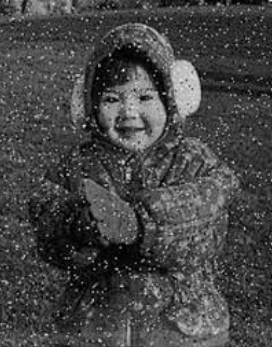
#> input picture imgsaula06/1.png, 272 x 347 px
$ jupyter execute aula06.ipynb   (older library calls are emulated)
#> lines starting #> are read from the running program, lines starting #| are printed output that depends on the picture
<h2><b>Sinal Contínuo</b></h2>

[cell 1]
import numpy as np
import matplotlib.pyplot as plt

tempo_v = np.linspace(0, 1, 1000)
freq_sinal = 20
sinal_cont = np.sin(2*np.pi*freq_sinal*tempo_v)

<h5><em>Transformada de Fourier</em></h5>

[cell 2]
frequen = np.fft.fftfreq(len(tempo_v), tempo_v[1] - tempo_v[0])

<h5><em>Filtragem</b></h5>

[cell 3]
ruido = 0.5 * np.random.randn(len(tempo_v))
sinal_com_ruido = sinal_cont + ruido

freq_cort = 15
transform = np.fft.fft(sinal_com_ruido)
transform[frequen > freq_cort] = 0
sinal_filter = np.fft.ifft(transform)

<h5><em>Análise Espectral</em></h5>

[cell 4]
espectro = np.abs(transform)

<h1>PLOT</h1>

[cell 5]
plt.figure(figsize=(8, 6))
plt.plot(frequen, espectro)
plt.plot(tempo_v, sinal_cont, label="Sinal Original")
plt.plot(tempo_v, sinal_com_ruido, 'r', label="Sinal com Ruído")
plt.plot(tempo_v, sinal_filter, 'g', label="Sinal Filtrado")
plt.legend()
plt.xlabel('Frequência (Hz)')
plt.ylabel('Magnitude')
plt.title('Sinal')
plt.grid(True)
plt.show()
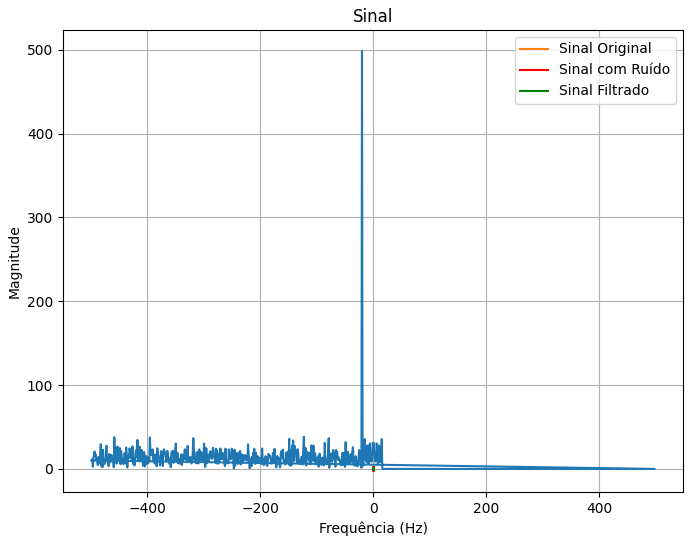
#> figure drawn by matplotlib, 1 panel; curve peaks at x = 0.513, y = 1; curve peaks at x = 0.465, y = 2.14

<h1><b>Aperfeiçoamento das imagens</b></h1>

<h5><em>Imagem 1</em></h5>

[cell 6]
import cv2
import numpy as np
import matplotlib.pyplot as plt

img = cv2.imread('./imgsaula06/1.png')
#> img is the input picture: shape (347, 272, 3); mean B, G, R 69.4, 69.4, 69.4

imagem_gray = cv2.cvtColor(img, cv2.COLOR_BGR2GRAY)
img_sem_ruido = cv2.medianBlur(imagem_gray, 5)
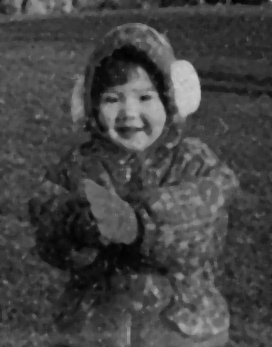
#> img_sem_ruido: shape (347, 272); min 2, max 205, mean 67.6

plt.figure(figsize=(6, 4))
plt.imshow(img, cmap="gray")
plt.title('Antes Imagem 1')
plt.axis('off')
plt.show()

plt.figure(figsize=(6, 4))
plt.imshow(img_sem_ruido, cmap="gray")
plt.title('Depois Imagem 1')
plt.axis('off')
plt.show()

<h5><em>Imagem 2</em></h5>

[cell 7]
img2 = cv2.imread('./imgsaula06/2.png')
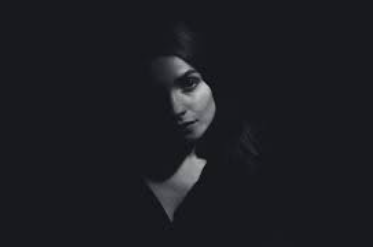
#> input picture imgsaula06/2.png, 373 x 247 px
#> img2 is the input picture: shape (247, 373, 3); mean B, G, R 33.6, 28.6, 27.6

img_filter = cv2.GaussianBlur(img2, (5, 5), 0)
imagem_normalizada = cv2.normalize(img_filter, None, alpha=0, beta=1, norm_type=cv2.NORM_MINMAX, dtype=cv2.CV_32F)

plt.figure(figsize=(5, 3))
plt.imshow(img2, cmap="gray")
plt.title('Antes Imagem 2')
plt.axis('off')
plt.show()

plt.figure(figsize=(5, 3))
plt.imshow(imagem_normalizada, cmap="gray")
plt.title('Depois Imagem 2')
plt.axis('off')
plt.show()

<h5><em>Imagem 3</em></h5>

[cell 8]
img3 = cv2.imread('./imgsaula06/3.png')
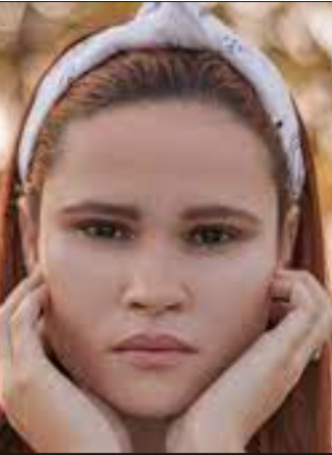
#> input picture imgsaula06/3.png, 332 x 455 px
#> img3 is the input picture: shape (455, 332, 3); mean B, G, R 109.3, 120.6, 153.6

img_gray = cv2.cvtColor(img3, cv2.COLOR_BGR2GRAY)
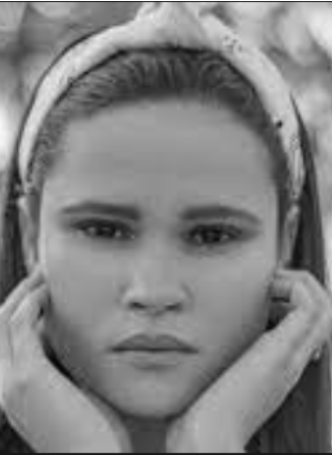
#> img_gray: shape (455, 332); min 7, max 255, mean 129.2
img_filter = cv2.GaussianBlur(img_gray, (5, 5), 0)
#> img_filter: shape (455, 332)
img_equalize = cv2.equalizeHist(img_filter)
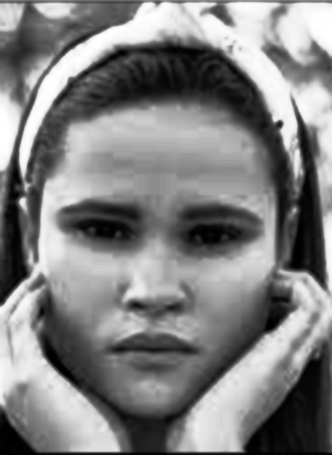
#> img_equalize: shape (455, 332); min 0, max 255, mean 128.5
img_sem_ruido = cv2.medianBlur(img_equalize, 3)
#> img_sem_ruido: shape (455, 332)

plt.figure(figsize=(6, 4))
plt.imshow(img3, cmap="gray")
plt.title('Antes Imagem 3')
plt.axis('off')
plt.show()

plt.figure(figsize=(6, 4))
plt.imshow(img_sem_ruido, cmap="gray")
plt.title('Depois Imagem 3')
plt.axis('off')
plt.show()
